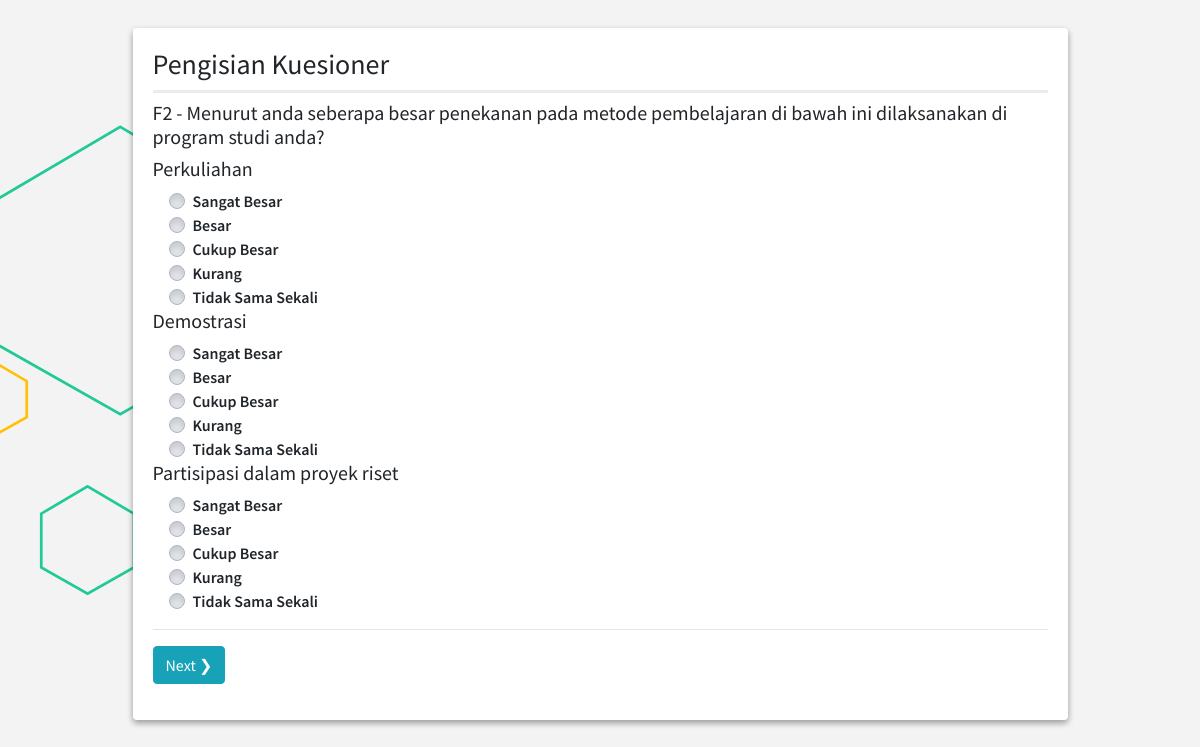
Page /respons/create/ (signed in) on the committed database.
### kuesioner/models.py (models this page shows, shortened)
class MasterKuesioner(models.Model):
    kode                = models.CharField(max_length=5)
    pertanyaan          = models.CharField(max_length=150)
    keterangan          = models.TextField(blank=True)
    created             = models.DateTimeField(auto_now_add=True)
    updated             = models.DateTimeField(auto_now=True)
    class Meta:
        ordering = ['id']

### respons/views.py (the view, shortened to what this page needs)
# urls.py: path('create/', login_required(create), name='create'),
def create(request):
    context = {}
    validation_respons_header = False
    template_name       = 'respons/respons_form.html'
    context = {
        'title': 'Pengisian Kuesioner',
        'nav_item_kuesioner': 'menu-open',
        'nav_status_kuesioner': 'active',
        'nav_status_pengisian_kuesioner': 'active',
    }
    key_context_kuesioner = 'kuesioner_'
    list_kode_kuesioner = MasterKuesioner.objects.values_list('kode', flat=True)
    for kode in list_kode_kuesioner:
        context[key_context_kuesioner+kode] = MasterKuesioner.objects.filter(kode=kode)
    header_form         = ResponsHeaderForm(request.POST or None)
    fdua_form           = ResponsFDuaForm(request.POST or None)
    ftiga_form          = ResponsFTigaForm(request.POST or None)
    fempat_form         = ResponsFEmpatForm(request.POST or None)
    flima_form          = ResponsFLimaForm(request.POST or None)
    fenam_form          = ResponsFEnamForm(request.POST or None)
    ftujuh_form         = ResponsFTujuhForm(request.POST or None)
    ftujuh_a_form       = ResponsFTujuhAForm(request.POST or None)
    fdelapan_form       = ResponsFDelapanForm(request.POST or None)
    fsembilan_form      = ResponsFSembilanForm(request.POST or None)
    fsepuluh_form       = ResponsFSepuluhForm(request.POST or None)
    fsebelas_form       = ResponsFSebelasForm(request.POST or None)
    ftigabelas_form     = ResponsFTigabelasForm(request.POST or None)
    fempatbelas_form    = ResponsFEmpatbelasForm(request.POST or None)
    flimabelas_form     = ResponsFLimabelasForm(request.POST or None)
    fenambelas_form     = ResponsFEnambelasForm(request.POST or None)
    ftujuhbelas_a_form  = ResponsFTujuhbelasAForm(request.POST or None)
    ftujuhbelas_b_form  = ResponsFTujuhbelasBForm(request.POST or None)
    list_form = [
        ('header_form', header_form),
        ('fdua_form', fdua_form),
        ('ftiga_form', ftiga_form),
        ('fempat_form', fempat_form),
        ('flima_form', flima_form),
        ('fenam_form', fenam_form),
        ('ftujuh_form', ftujuh_form),
        ('ftujuh_a_form', ftujuh_a_form),
        ('fdelapan_form', fdelapan_form),
        ('fsembilan_form', fsembilan_form),
        ('fsepuluh_form', fsepuluh_form),
        ('fsebelas_form', fsebelas_form),
        ('ftigabelas_form', ftigabelas_form),
        ('fempatbelas_form', fempatbelas_form),
        ('flimabelas_form', flimabelas_form),
        ('fenambelas_form', fenambelas_form),
        ('ftujuhbelas_a_form', ftujuhbelas_a_form),
        ('ftujuhbelas_b_form', ftujuhbelas_b_form),
    ]
    for key, value in list_form:
        context[key] = value
    return render(request, template_name, context)

### respons/templates/respons/respons_form.html (shortened to what this page needs)
{% load static %}
<!DOCTYPE html>
<html lang="en">
<head>
    {% include 'lib/_styles.html' %}
    <link rel="stylesheet" href=" {% static 'admin-lte/plugins/sweetalert2-theme-bootstrap-4/bootstrap-4.min.css' %} ">
</head>
<body class="pace-warning">
    <div class="container">
    <div class="row">
        <div class="col-10 offset-1">
            <div class="card mt-custome elevation-2">
                <div class="card-body">
                    <div class="mb-2">
                        <h3 class="card-litle">
                            {{title}}
                        </h3>
                        <div class="progress progress-xxs">
                        </div>
                    </div>
                    <form id="form-respons" method="POST">
                        <div class="tab">
                            <div class="form-group">
                                {% for kuesioner in kuesioner_F2 %}
                                    <h5>{{kuesioner.kode}} - {{kuesioner.pertanyaan}}</h5>
                                {% endfor %}
                                <div class="">
                                    <h5>{{fdua_form.respons_f2_1.label}}</h5>
                                    <div class="ml-3">
                                        {% for radio in fdua_form.respons_f2_1%}
                                        <div class="custom-control custom-radio">
                                            <label class="custom-control-label" for="{{radio.id_for_label}}">{{radio.choice_label}}</label>
                                        </div>
                                        {% endfor %}
                                    </div>
                                    <h5>{{fdua_form.respons_f2_2.label}}</h5>
                                    <div class="ml-3">
                                        {% for radio in fdua_form.respons_f2_2%}
                                        <div class="custom-control custom-radio">
                                            <label class="custom-control-label" for="{{radio.id_for_label}}">{{radio.choice_label}}</label>
                                        </div>
                                        {% endfor %}
                                    </div>
                                    <h5>{{fdua_form.respons_f2_3.label}}</h5>
                                    <div class="ml-3">
                                        {% for radio in fdua_form.respons_f2_3%}
                                        <div class="custom-control custom-radio">
                                            <label class="custom-control-label" for="{{radio.id_for_label}}">{{radio.choice_label}}</label>
                                        </div>
                                        {% endfor %}
                                    </div>
                                </div>
                            </div>
                        </div>
                        <div class="form-group">
                        <hr>
                            <button class="btn btn-info" type="button" id="nextBtn" onclick="nextPrev(1)">Next ❯</button>
                    </form>
                </div>
            </div>
        </div>
    </div>
    </div>
</body>
</html>

### respons/templates/respons/respons_form.html (style rules this page uses)
body { background: #f3f3f3; }
.tab { display: none; }
.mt-custome { margin-top: 3%; }
label { font-weight: 510 !important; }

### rows in the picture
MasterKuesioner: kode "F2", pertanyaan "Menurut anda seberapa besar penekanan pada metode pembelajaran di bawah ini dilaksanakan di program studi anda?"

### other values in the picture
{{ title }} "Pengisian Kuesioner"
{{ fdua_form.respons_f2_1.label }} "Perkuliahan"
{{ radio.choice_label }} "Sangat Besar" "Besar" "Cukup Besar" "Kurang" "Tidak Sama Sekali"
{{ fdua_form.respons_f2_2.label }} "Demostrasi"
{{ fdua_form.respons_f2_3.label }} "Partisipasi dalam proyek riset"
